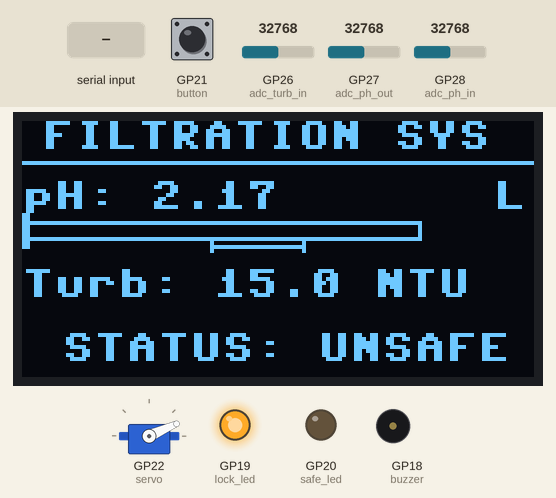
A program run on a simulated Raspberry Pi Pico running MicroPython. Parts: 128×64 one-colour display, servo, output pins drawn as LEDs (lit = HIGH), buzzer (waves = sounding, pin HIGH). The test bench sets the inputs (shaded band); at power-on: GP21 (button) LOW, GP27 (adc_ph_out) = 32768, GP26 (adc_turb_in) = 32768, GP28 (adc_ph_in) = 32768 (analog values on the 0–65535 scale). Servo angles are drawn from the pulse width (0.5 ms = 0°, 2.5 ms = 180°); what the program prints to the serial console is not drawn.

Above: at 1.2 s.
1.3 s: GP21 (button) pulled HIGH for 0.15 s
At 1.9 s:
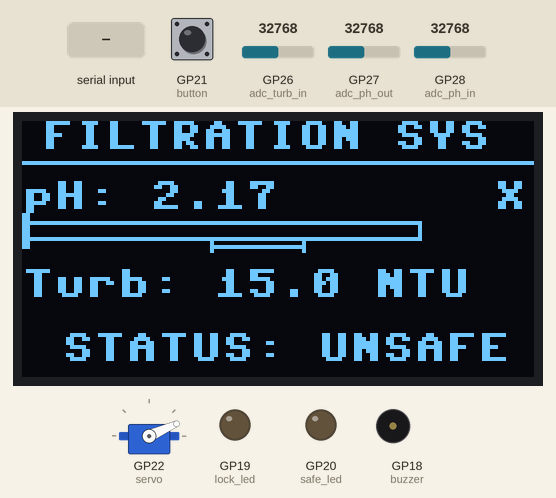
3.0 s: GP27 (adc_ph_out) set to 45874
At 3.8 s:
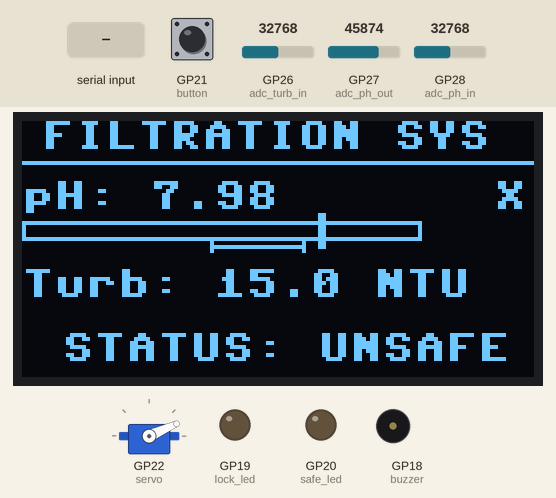
4.5 s: "LOCK" typed at the serial console, then Enter
At 5.6 s:
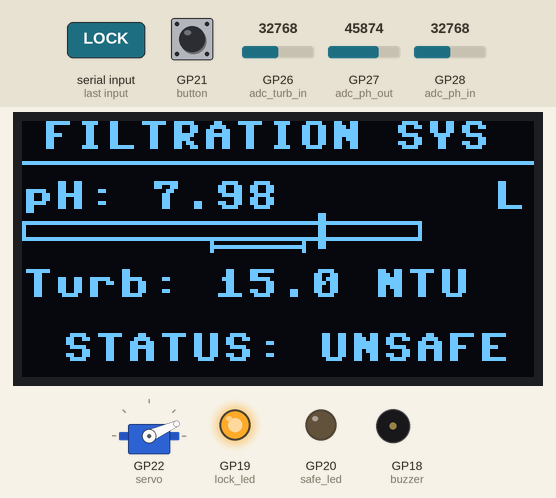
6.2 s: GP26 (adc_turb_in) set to 57670
At 7.4 s:
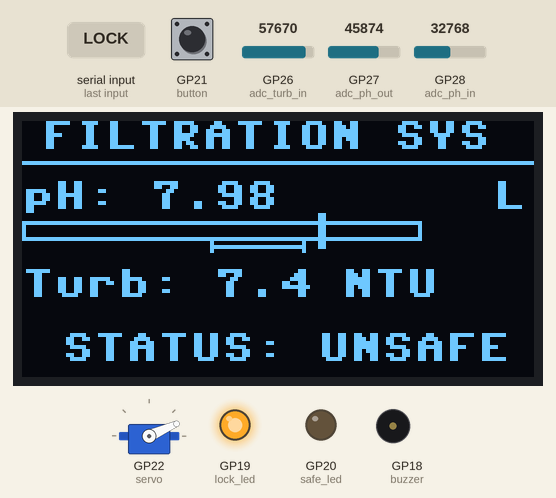
7.7 s: "UNLOCK" typed at the serial console, then Enter
At 9.1 s:
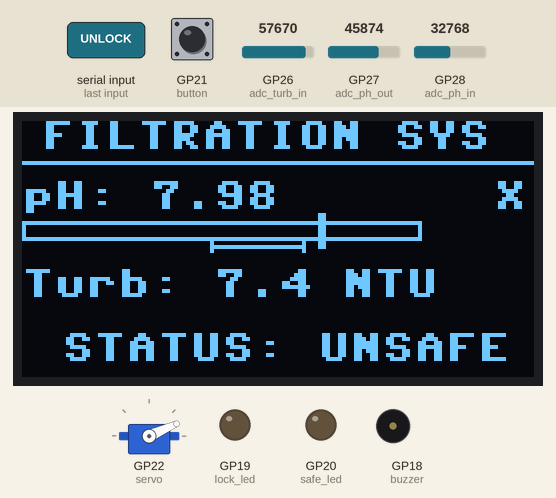
9.4 s: GP27 (adc_ph_out) set to 32767
At 10.0 s:
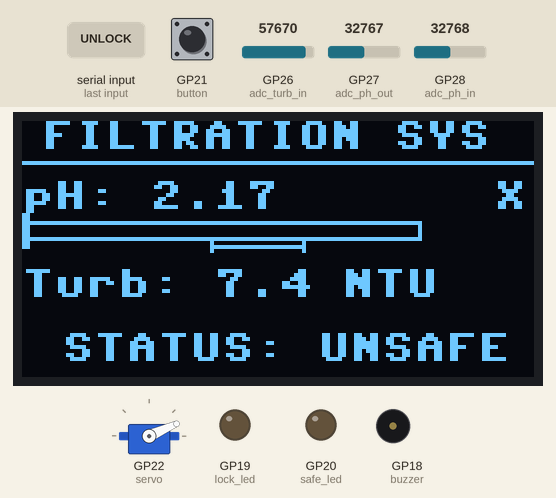
Timing chart, 0 to 12.4 s (numbered marks = the images above; inputs shaded):
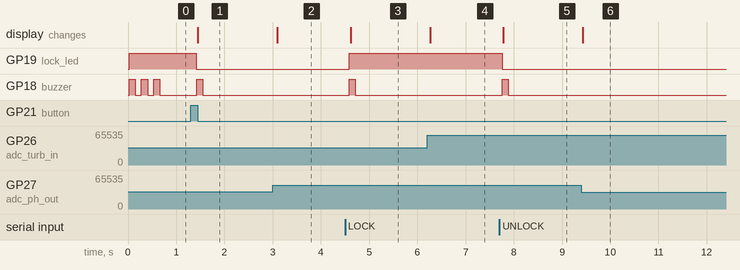

The program:

main.py
```python
"""Greywater filtration monitor (MicroPython, Raspberry Pi Pico).

Reads intake pH, outtake pH and intake turbidity, decides whether the filtered
water is safe to reuse, drives the outlet valve (servo), a status LED, a buzzer
and a 128x64 OLED, and streams readings to the desktop dashboard over USB.

Serial out (one line per loop, comma separated):
    ph_in, ph_out, turb_in, turb_out_est, valve_open, safe, v_ph_in, v_ph_out, v_turb
Serial in:
    LOCK / UNLOCK      same as pressing the lock button
"""

import select
import sys

import machine
import utime

try:                                    # real screen is an SH1106, Wokwi only has SSD1306
    import sh1106 as oled_driver
    OLED_CLASS = oled_driver.SH1106_I2C
except ImportError:
    import ssd1306 as oled_driver
    OLED_CLASS = oled_driver.SSD1306_I2C

# --- Pins ---------------------------------------------------------------
TURB_IN_PIN = 26
PH_OUT_PIN = 27
PH_IN_PIN = 28
BUTTON_PIN = 21                         # to 3V3, pulled down
SAFE_LED_PIN = 20
LOCK_LED_PIN = 19
BUZZER_PIN = 18
SERVO_PIN = 22
I2C_SDA, I2C_SCL = 4, 5

# --- Calibration --------------------------------------------------------
# pH = slope * volts + offset, from buffer-solution readings (see tools/calibrate_ph.py).
# The probes drift, so re-run the calibration before trusting these.
PH_IN_CAL = (8.8031, -10.4569)
PH_OUT_CAL = (8.8031, -12.3569)
TURB_CLEAR_V = 3.3                      # sensor voltage in clear water  -> 0 NTU
TURB_MUDDY_V = 2.5                      # sensor voltage treated as      -> 100 NTU
FILTER_PASS = 0.15                      # no outlet turbidity sensor: assume 85 % removed

# --- Safety rule ----------------------------------------------------------
PH_SAFE = (6.9, 7.8)
TURB_SAFE_MAX = 10.0                    # NTU

# --- Valve servo ------------------------------------------------------------
SERVO_CLOSED = 2500
SERVO_OPEN = 4000

LOOP_MS = 100
DEBOUNCE_MS = 250
UNSAFE_REMINDER_MS = 15000            # keep nagging while the water is bad
SAMPLES = 10
VOLTS_PER_COUNT = 3.3 / 65535

# --- Hardware -----------------------------------------------------------
adc_turb_in = machine.ADC(TURB_IN_PIN)
adc_ph_out = machine.ADC(PH_OUT_PIN)
adc_ph_in = machine.ADC(PH_IN_PIN)

button = machine.Pin(BUTTON_PIN, machine.Pin.IN, machine.Pin.PULL_DOWN)
safe_led = machine.Pin(SAFE_LED_PIN, machine.Pin.OUT)
lock_led = machine.Pin(LOCK_LED_PIN, machine.Pin.OUT)
buzzer = machine.Pin(BUZZER_PIN, machine.Pin.OUT)

servo = machine.PWM(machine.Pin(SERVO_PIN))
servo.freq(50)

i2c = machine.I2C(0, sda=machine.Pin(I2C_SDA), scl=machine.Pin(I2C_SCL), freq=400000)
oled = OLED_CLASS(128, 64, i2c)


def clamp(x, lo, hi):
    return max(lo, min(hi, x))


def read_volts(adc):
    """Average a few samples to knock down ADC noise."""
    return sum(adc.read_u16() for _ in range(SAMPLES)) / SAMPLES * VOLTS_PER_COUNT


def to_ph(volts, cal):
    slope, offset = cal
    return clamp(slope * volts + offset, 0.0, 14.0)


def to_ntu(volts):
    """Turbidity sensors read lower voltages in cloudier water."""
    if volts >= TURB_CLEAR_V:
        return 0.0
    return clamp((TURB_CLEAR_V - volts) * 100.0 / (TURB_CLEAR_V - TURB_MUDDY_V), 0.0, 100.0)


def read_sensors():
    v_ph_in, v_ph_out, v_turb = read_volts(adc_ph_in), read_volts(adc_ph_out), read_volts(adc_turb_in)
    turb_in = to_ntu(v_turb)
    return {
        "ph_in": to_ph(v_ph_in, PH_IN_CAL),
        "ph_out": to_ph(v_ph_out, PH_OUT_CAL),
        "turb_in": turb_in,
        "turb_out": max(1.0, turb_in * FILTER_PASS),     # estimate, see FILTER_PASS
        "v_ph_in": v_ph_in, "v_ph_out": v_ph_out, "v_turb": v_turb,
    }


def is_safe(r):
    return PH_SAFE[0] <= r["ph_out"] <= PH_SAFE[1] and r["turb_out"] <= TURB_SAFE_MAX


def draw(r, safe, valve_open, locked):
    oled.fill(0)
    oled.text("FILTRATION SYS", 5, 0)
    oled.hline(0, 10, 128, 1)

    # pH bar, 5.0 - 9.0, with the safe band marked underneath
    oled.text("pH: %.2f" % r["ph_out"], 0, 15)
    oled.rect(0, 25, 100, 5, 1)
    lo = int((PH_SAFE[0] - 5.0) / 4.0 * 100)
    hi = int((PH_SAFE[1] - 5.0) / 4.0 * 100)
    oled.hline(lo, 31, hi - lo, 1)
    oled.vline(lo, 30, 3, 1)
    oled.vline(hi, 30, 3, 1)
    oled.fill_rect(int((clamp(r["ph_out"], 5.0, 9.0) - 5.0) / 4.0 * 100), 23, 2, 9, 1)
    oled.text("V" if valve_open else ("L" if locked else "X"), 118, 15)

    oled.text("Turb: %.1f NTU" % r["turb_out"], 0, 37)

    if safe:
        oled.fill_rect(0, 50, 128, 14, 1)
        oled.text("STATUS: SAFE", 15, 53, 0)
    else:
        oled.text("STATUS: UNSAFE", 10, 53, 1)
    oled.show()


class Buzzer:
    """Non-blocking beeper. A pattern is a list of (on_ms, off_ms) pairs that
    gets played out a step at a time from the main loop, so beeping never
    stalls the sensor readings or the button (the old version used sleep_ms).

    What it does:
        water goes unsafe      3 short beeps
        still unsafe           1 reminder beep every UNSAFE_REMINDER_MS
        water back in range    1 short chirp
        button / LOCK command  10 ms click so you know it registered
    """

    ALARM = [(80, 80), (80, 80), (80, 0)]
    REMINDER = [(150, 0)]
    RECOVERED = [(30, 0)]
    CLICK = [(10, 0)]

    def __init__(self, pin):
        self.pin = pin
        self.steps = []
        self.step_end = 0
        self.on = False

    def play(self, pattern):
        self.steps = list(pattern)
        self.step_end = 0
        self.on = False

    def update(self, now):
        if utime.ticks_diff(now, self.step_end) < 0:
            return                                  # current on/off step still running
        if self.on:                                 # finished an "on" -> do its "off" gap
            self.on = False
            self.pin.value(0)
            self.step_end = utime.ticks_add(now, self.steps.pop(0)[1])
        elif self.steps:                            # start the next beep
            self.on = True
            self.pin.value(1)
            self.step_end = utime.ticks_add(now, self.steps[0][0])


class Monitor:
    def __init__(self):
        self.locked = True              # user lock: starts closed
        self.was_safe = True
        self.valve_open = False
        self.last_press = 0
        self.button_was_down = False
        self.buzzer = Buzzer(buzzer)
        self.last_reminder = 0
        self.poll = select.poll()
        self.poll.register(sys.stdin, select.POLLIN)
        self.set_valve(False)
        lock_led.value(1)

    def set_valve(self, open_):
        self.valve_open = open_
        servo.duty_u16(SERVO_OPEN if open_ else SERVO_CLOSED)

    def set_locked(self, locked):
        self.locked = locked
        lock_led.value(1 if locked else 0)
        self.buzzer.play(Buzzer.CLICK)
        print("Action: " + ("LOCKED" if locked else "UNLOCKED"))

    def check_button(self):
        down = button.value() == 1
        now = utime.ticks_ms()
        if down and not self.button_was_down and utime.ticks_diff(now, self.last_press) > DEBOUNCE_MS:
            self.last_press = now
            self.set_locked(not self.locked)
        self.button_was_down = down

    def check_serial(self):
        while self.poll.poll(0):
            cmd = sys.stdin.readline().strip().upper()
            if cmd == "LOCK":
                self.set_locked(True)
            elif cmd == "UNLOCK":
                self.set_locked(False)

    def update(self):
        self.check_button()
        self.check_serial()

        now = utime.ticks_ms()
        r = read_sensors()
        safe = is_safe(r)
        if self.was_safe and not safe:
            print("ALERT: unsafe water, valve closed")
            self.buzzer.play(Buzzer.ALARM)
            self.last_reminder = now
        elif not safe and utime.ticks_diff(now, self.last_reminder) > UNSAFE_REMINDER_MS:
            print("ALERT: still unsafe")
            self.buzzer.play(Buzzer.REMINDER)
            self.last_reminder = now
        elif safe and not self.was_safe:
            print("OK: water back in range")
            self.buzzer.play(Buzzer.RECOVERED)
        self.was_safe = safe
        self.buzzer.update(now)

        # Valve opens only when the user has unlocked it AND the water is safe.
        self.set_valve(safe and not self.locked)
        safe_led.value(1 if safe else 0)
        draw(r, safe, self.valve_open, self.locked)

        print("%.2f,%.2f,%.1f,%.1f,%d,%d,%.3f,%.3f,%.3f" % (
            r["ph_in"], r["ph_out"], r["turb_in"], r["turb_out"],
            self.valve_open, safe, r["v_ph_in"], r["v_ph_out"], r["v_turb"]))


if __name__ == "__main__":
    print("Online")
    monitor = Monitor()
    while True:
        monitor.update()
        utime.sleep_ms(LOOP_MS)
```

Measured:
- after the input at 1.3 s, GP19 (lock_led): HIGH → LOW after 0.12 s; GP18 (buzzer): LOW → HIGH after 0.12 s, → LOW 0.13 s later; the display: changes after 0.15 s (image 1)
- after the input at 3.0 s, the display: changes after 0.09 s (image 2)
- after the input at 4.5 s, GP19 (lock_led): LOW → HIGH after 0.09 s; GP18 (buzzer): LOW → HIGH after 0.09 s, → LOW 0.13 s later; the display: changes after 0.12 s (image 3)
- after the input at 6.2 s, the display: changes after 0.06 s (image 4)
- after the input at 7.7 s, GP19 (lock_led): HIGH → LOW after 0.06 s; GP18 (buzzer): LOW → HIGH after 0.06 s, → LOW 0.13 s later; the display: changes after 0.08 s (image 5)
- after the input at 9.4 s, the display: changes at once (image 6)
- by itself, GP18 (buzzer): alternates HIGH for 0.13 s and LOW for 0.13 s, 6 changes in all, then stays LOW
